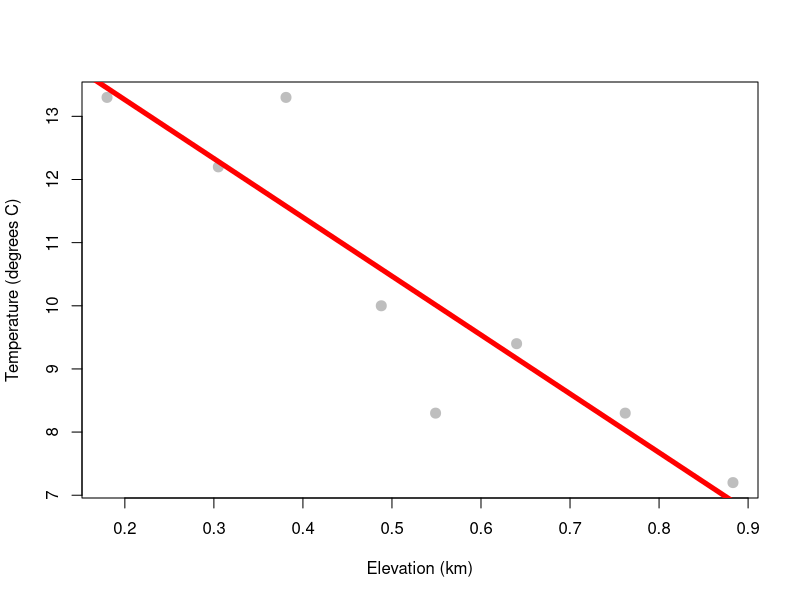

Source code (R):
Elevation <- c(0.180,0.305,0.381,0.488,0.549,0.640,0.762,0.883)
Temperature <- c(13.3, 12.2, 13.3, 10.0, 8.3, 9.4, 8.3, 7.2)
plot(Temperature ~ Elevation,
     xlab = "Elevation (km)",
     ylab = "Temperature (degrees C)",
     pch = 20,
     cex = 2,
     col = "grey")
fit <- lm(Temperature ~ Elevation)
summary(fit)
abline(fit,lwd=5,col="red")